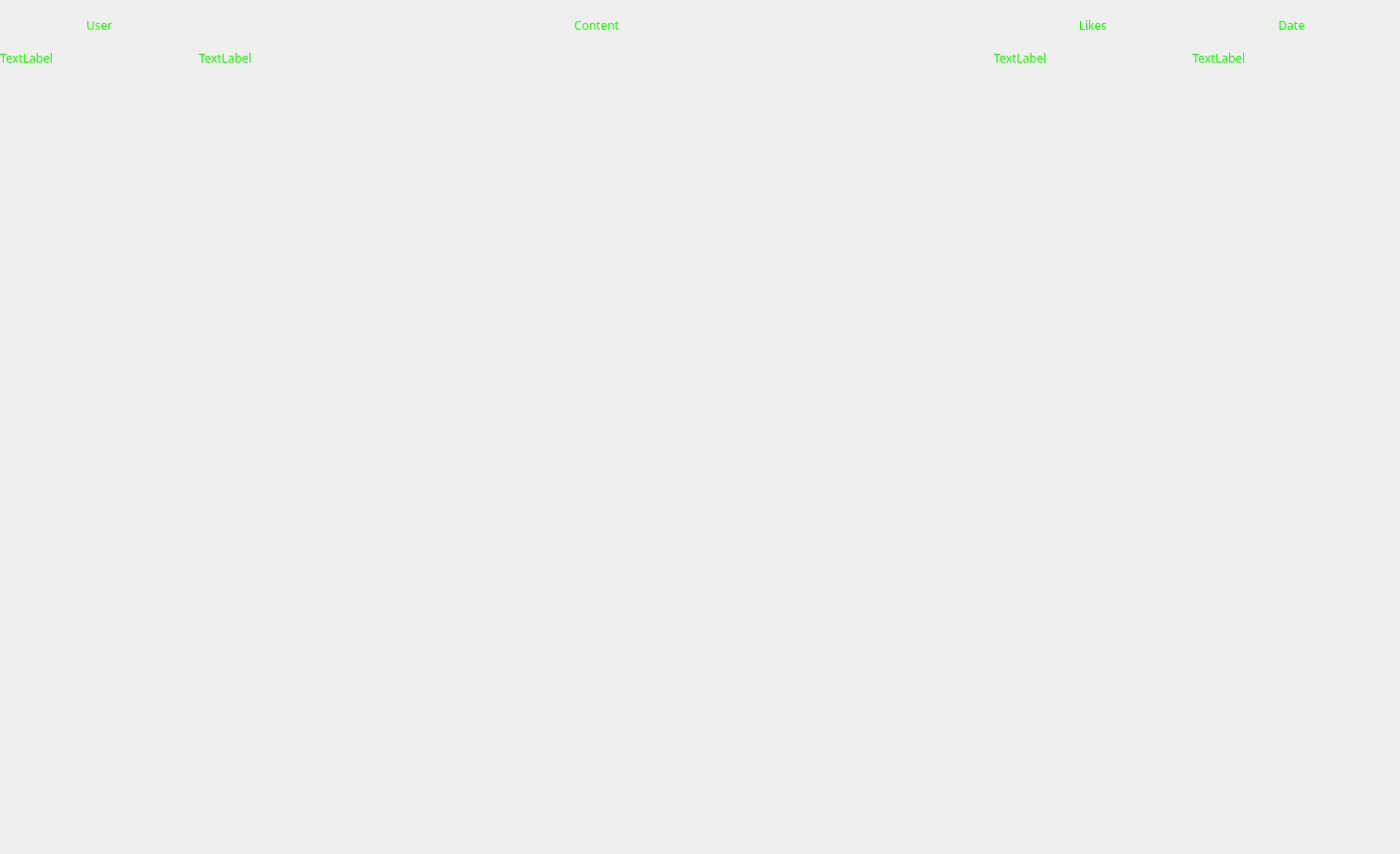
   <widget class="QWidget" name="page_3">
    <widget class="QLabel" name="tweets_user">
     <property name="geometry">
      <rect>
       <x>0</x>
       <y>50</y>
       <width>200</width>
       <height>800</height>
      </rect>
     </property>
     <property name="palette">
      <palette>
       <active>
        <colorrole role="WindowText">
         <brush brushstyle="SolidPattern">
          <color alpha="255">
           <red>26</red>
           <green>255</green>
           <blue>0</blue>
          </color>
         </brush>
        </colorrole>
        <colorrole role="Text">
         <brush brushstyle="SolidPattern">
          <color alpha="255">
           <red>26</red>
           <green>255</green>
           <blue>0</blue>
          </color>
         </brush>
        </colorrole>
        <colorrole role="ToolTipText">
         <brush brushstyle="SolidPattern">
          <color alpha="255">
           <red>26</red>
           <green>255</green>
           <blue>0</blue>
          </color>
         </brush>
        </colorrole>
        <colorrole role="PlaceholderText">
         <brush brushstyle="SolidPattern">
          <color alpha="128">
           <red>26</red>
           <green>255</green>
           <blue>0</blue>
          </color>
         </brush>
        </colorrole>
       </active>
       <inactive>
        <colorrole role="WindowText">
         <brush brushstyle="SolidPattern">
          <color alpha="255">
           <red>26</red>
           <green>255</green>
           <blue>0</blue>
          </color>
         </brush>
        </colorrole>
        <colorrole role="Text">
         <brush brushstyle="SolidPattern">
          <color alpha="255">
           <red>26</red>
           <green>255</green>
           <blue>0</blue>
          </color>
         </brush>
        </colorrole>
        <colorrole role="ToolTipText">
         <brush brushstyle="SolidPattern">
          <color alpha="255">
           <red>26</red>
           <green>255</green>
           <blue>0</blue>
          </color>
         </brush>
        </colorrole>
        <colorrole role="PlaceholderText">
         <brush brushstyle="SolidPattern">
          <color alpha="128">
           <red>26</red>
           <green>255</green>
           <blue>0</blue>
          </color>
         </brush>
        </colorrole>
       </inactive>
       <disabled>
        <colorrole role="WindowText">
         <brush brushstyle="SolidPattern">
          <color alpha="255">
           <red>120</red>
           <green>120</green>
           <blue>120</blue>
          </color>
         </brush>
        </colorrole>
        <colorrole role="Text">
         <brush brushstyle="SolidPattern">
          <color alpha="255">
           <red>120</red>
           <green>120</green>
           <blue>120</blue>
          </color>
         </brush>
        </colorrole>
        <colorrole role="ToolTipText">
         <brush brushstyle="SolidPattern">
          <color alpha="255">
           <red>26</red>
           <green>255</green>
           <blue>0</blue>
          </color>
         </brush>
        </colorrole>
        <colorrole role="PlaceholderText">
         <brush brushstyle="SolidPattern">
          <color alpha="128">
           <red>0</red>
           <green>0</green>
           <blue>0</blue>
          </color>
         </brush>
        </colorrole>
       </disabled>
      </palette>
     </property>
     <property name="font">
      <font>
       <family>Noto Sans</family>
      </font>
     </property>
     <property name="text">
      <string>TextLabel</string>
     </property>
     <property name="alignment">
      <set>Qt::AlignLeading|Qt::AlignLeft|Qt::AlignTop</set>
     </property>
    </widget>
    <widget class="QLabel" name="tweets_content">
     <property name="geometry">
      <rect>
       <x>200</x>
       <y>50</y>
       <width>800</width>
       <height>800</height>
      </rect>
     </property>
     <property name="palette">
      <palette>
       <active>
        <colorrole role="WindowText">
         <brush brushstyle="SolidPattern">
          <color alpha="255">
           <red>26</red>
           <green>255</green>
           <blue>0</blue>
          </color>
         </brush>
        </colorrole>
        <colorrole role="Text">
         <brush brushstyle="SolidPattern">
          <color alpha="255">
           <red>26</red>
           <green>255</green>
           <blue>0</blue>
          </color>
         </brush>
        </colorrole>
        <colorrole role="ToolTipText">
         <brush brushstyle="SolidPattern">
          <color alpha="255">
           <red>26</red>
           <green>255</green>
           <blue>0</blue>
          </color>
         </brush>
        </colorrole>
        <colorrole role="PlaceholderText">
         <brush brushstyle="SolidPattern">
          <color alpha="128">
           <red>26</red>
           <green>255</green>
           <blue>0</blue>
          </color>
         </brush>
        </colorrole>
       </active>
       <inactive>
        <colorrole role="WindowText">
         <brush brushstyle="SolidPattern">
          <color alpha="255">
           <red>26</red>
           <green>255</green>
           <blue>0</blue>
          </color>
         </brush>
        </colorrole>
        <colorrole role="Text">
         <brush brushstyle="SolidPattern">
          <color alpha="255">
           <red>26</red>
           <green>255</green>
           <blue>0</blue>
          </color>
         </brush>
        </colorrole>
        <colorrole role="ToolTipText">
         <brush brushstyle="SolidPattern">
          <color alpha="255">
           <red>26</red>
           <green>255</green>
           <blue>0</blue>
          </color>
         </brush>
        </colorrole>
        <colorrole role="PlaceholderText">
         <brush brushstyle="SolidPattern">
          <color alpha="128">
           <red>26</red>
           <green>255</green>
           <blue>0</blue>
          </color>
         </brush>
        </colorrole>
       </inactive>
       <disabled>
        <colorrole role="WindowText">
         <brush brushstyle="SolidPattern">
          <color alpha="255">
           <red>120</red>
           <green>120</green>
           <blue>120</blue>
          </color>
         </brush>
        </colorrole>
        <colorrole role="Text">
         <brush brushstyle="SolidPattern">
          <color alpha="255">
           <red>120</red>
           <green>120</green>
           <blue>120</blue>
          </color>
         </brush>
        </colorrole>
        <colorrole role="ToolTipText">
         <brush brushstyle="SolidPattern">
          <color alpha="255">
           <red>26</red>
           <green>255</green>
           <blue>0</blue>
          </color>
         </brush>
        </colorrole>
        <colorrole role="PlaceholderText">
         <brush brushstyle="SolidPattern">
          <color alpha="128">
           <red>0</red>
           <green>0</green>
           <blue>0</blue>
          </color>
         </brush>
        </colorrole>
       </disabled>
      </palette>
     </property>
     <property name="font">
      <font>
       <family>Noto Sans</family>
      </font>
     </property>
     <property name="text">
      <string>TextLabel</string>
     </property>
     <property name="alignment">
      <set>Qt::AlignLeading|Qt::AlignLeft|Qt::AlignTop</set>
     </property>
    </widget>
    <widget class="QLabel" name="tweets_likes">
     <property name="geometry">
      <rect>
       <x>1000</x>
       <y>50</y>
       <width>200</width>
       <height>800</height>
      </rect>
     </property>
     <property name="palette">
      <palette>
       <active>
        <colorrole role="WindowText">
         <brush brushstyle="SolidPattern">
          <color alpha="255">
           <red>26</red>
           <green>255</green>
           <blue>0</blue>
          </color>
         </brush>
        </colorrole>
        <colorrole role="Text">
         <brush brushstyle="SolidPattern">
          <color alpha="255">
           <red>26</red>
           <green>255</green>
           <blue>0</blue>
          </color>
         </brush>
        </colorrole>
        <colorrole role="ToolTipText">
         <brush brushstyle="SolidPattern">
          <color alpha="255">
           <red>26</red>
           <green>255</green>
           <blue>0</blue>
          </color>
         </brush>
        </colorrole>
        <colorrole role="PlaceholderText">
         <brush brushstyle="SolidPattern">
          <color alpha="128">
           <red>26</red>
           <green>255</green>
           <blue>0</blue>
          </color>
         </brush>
        </colorrole>
       </active>
       <inactive>
        <colorrole role="WindowText">
         <brush brushstyle="SolidPattern">
          <color alpha="255">
           <red>26</red>
           <green>255</green>
           <blue>0</blue>
          </color>
         </brush>
        </colorrole>
        <colorrole role="Text">
         <brush brushstyle="SolidPattern">
          <color alpha="255">
           <red>26</red>
           <green>255</green>
           <blue>0</blue>
          </color>
         </brush>
        </colorrole>
        <colorrole role="ToolTipText">
         <brush brushstyle="SolidPattern">
          <color alpha="255">
           <red>26</red>
           <green>255</green>
           <blue>0</blue>
          </color>
         </brush>
        </colorrole>
        <colorrole role="PlaceholderText">
         <brush brushstyle="SolidPattern">
          <color alpha="128">
           <red>26</red>
           <green>255</green>
           <blue>0</blue>
          </color>
         </brush>
        </colorrole>
       </inactive>
       <disabled>
        <colorrole role="WindowText">
         <brush brushstyle="SolidPattern">
          <color alpha="255">
           <red>120</red>
           <green>120</green>
           <blue>120</blue>
          </color>
         </brush>
        </colorrole>
        <colorrole role="Text">
         <brush brushstyle="SolidPattern">
          <color alpha="255">
           <red>120</red>
           <green>120</green>
           <blue>120</blue>
          </color>
         </brush>
        </colorrole>
        <colorrole role="ToolTipText">
         <brush brushstyle="SolidPattern">
          <color alpha="255">
           <red>26</red>
           <green>255</green>
           <blue>0</blue>
          </color>
         </brush>
        </colorrole>
        <colorrole role="PlaceholderText">
         <brush brushstyle="SolidPattern">
          <color alpha="128">
           <red>0</red>
           <green>0</green>
           <blue>0</blue>
          </color>
         </brush>
        </colorrole>
       </disabled>
      </palette>
     </property>
     <property name="font">
      <font>
       <family>Noto Sans</family>
      </font>
     </property>
     <property name="text">
      <string>TextLabel</string>
     </property>
     <property name="alignment">
      <set>Qt::AlignLeading|Qt::AlignLeft|Qt::AlignTop</set>
     </property>
    </widget>
    <widget class="QLabel" name="tweets_user_label">
     <property name="geometry">
      <rect>
       <x>0</x>
       <y>0</y>
       <width>200</width>
       <height>50</height>
      </rect>
     </property>
     <property name="palette">
      <palette>
       <active>
        <colorrole role="WindowText">
         <brush brushstyle="SolidPattern">
          <color alpha="255">
           <red>26</red>
           <green>255</green>
           <blue>0</blue>
          </color>
         </brush>
        </colorrole>
        <colorrole role="Text">
         <brush brushstyle="SolidPattern">
          <color alpha="255">
           <red>26</red>
           <green>255</green>
           <blue>0</blue>
          </color>
         </brush>
        </colorrole>
        <colorrole role="ToolTipText">
         <brush brushstyle="SolidPattern">
          <color alpha="255">
           <red>26</red>
           <green>255</green>
           <blue>0</blue>
          </color>
         </brush>
        </colorrole>
        <colorrole role="PlaceholderText">
         <brush brushstyle="SolidPattern">
          <color alpha="128">
           <red>26</red>
           <green>255</green>
           <blue>0</blue>
          </color>
         </brush>
        </colorrole>
       </active>
       <inactive>
        <colorrole role="WindowText">
         <brush brushstyle="SolidPattern">
          <color alpha="255">
           <red>26</red>
           <green>255</green>
           <blue>0</blue>
          </color>
         </brush>
        </colorrole>
        <colorrole role="Text">
         <brush brushstyle="SolidPattern">
          <color alpha="255">
           <red>26</red>
           <green>255</green>
           <blue>0</blue>
          </color>
         </brush>
        </colorrole>
        <colorrole role="ToolTipText">
         <brush brushstyle="SolidPattern">
          <color alpha="255">
           <red>26</red>
           <green>255</green>
           <blue>0</blue>
          </color>
         </brush>
        </colorrole>
        <colorrole role="PlaceholderText">
         <brush brushstyle="SolidPattern">
          <color alpha="128">
           <red>26</red>
           <green>255</green>
           <blue>0</blue>
          </color>
         </brush>
        </colorrole>
       </inactive>
       <disabled>
        <colorrole role="WindowText">
         <brush brushstyle="SolidPattern">
          <color alpha="255">
           <red>120</red>
           <green>120</green>
           <blue>120</blue>
          </color>
         </brush>
        </colorrole>
        <colorrole role="Text">
         <brush brushstyle="SolidPattern">
          <color alpha="255">
           <red>120</red>
           <green>120</green>
           <blue>120</blue>
          </color>
         </brush>
        </colorrole>
        <colorrole role="ToolTipText">
         <brush brushstyle="SolidPattern">
          <color alpha="255">
           <red>26</red>
           <green>255</green>
           <blue>0</blue>
          </color>
         </brush>
        </colorrole>
        <colorrole role="PlaceholderText">
         <brush brushstyle="SolidPattern">
          <color alpha="128">
           <red>0</red>
           <green>0</green>
           <blue>0</blue>
          </color>
         </brush>
        </colorrole>
       </disabled>
      </palette>
     </property>
     <property name="font">
      <font>
       <family>Noto Sans</family>
      </font>
     </property>
     <property name="text">
      <string>User</string>
     </property>
     <property name="alignment">
      <set>Qt::AlignCenter</set>
     </property>
    </widget>
    <widget class="QLabel" name="tweets_content_label">
     <property name="geometry">
      <rect>
       <x>200</x>
       <y>0</y>
       <width>801</width>
       <height>50</height>
      </rect>
     </property>
     <property name="palette">
      <palette>
       <active>
        <colorrole role="WindowText">
         <brush brushstyle="SolidPattern">
          <color alpha="255">
           <red>26</red>
           <green>255</green>
           <blue>0</blue>
          </color>
         </brush>
        </colorrole>
        <colorrole role="Text">
         <brush brushstyle="SolidPattern">
          <color alpha="255">
           <red>26</red>
           <green>255</green>
           <blue>0</blue>
          </color>
         </brush>
        </colorrole>
        <colorrole role="ToolTipText">
         <brush brushstyle="SolidPattern">
          <color alpha="255">
           <red>26</red>
           <green>255</green>
           <blue>0</blue>
          </color>
         </brush>
        </colorrole>
        <colorrole role="PlaceholderText">
         <brush brushstyle="SolidPattern">
          <color alpha="128">
           <red>26</red>
           <green>255</green>
           <blue>0</blue>
          </color>
         </brush>
        </colorrole>
       </active>
       <inactive>
        <colorrole role="WindowText">
         <brush brushstyle="SolidPattern">
          <color alpha="255">
           <red>26</red>
           <green>255</green>
           <blue>0</blue>
          </color>
         </brush>
        </colorrole>
        <colorrole role="Text">
         <brush brushstyle="SolidPattern">
          <color alpha="255">
           <red>26</red>
           <green>255</green>
           <blue>0</blue>
          </color>
         </brush>
        </colorrole>
        <colorrole role="ToolTipText">
         <brush brushstyle="SolidPattern">
          <color alpha="255">
           <red>26</red>
           <green>255</green>
           <blue>0</blue>
          </color>
         </brush>
        </colorrole>
        <colorrole role="PlaceholderText">
         <brush brushstyle="SolidPattern">
          <color alpha="128">
           <red>26</red>
           <green>255</green>
           <blue>0</blue>
          </color>
         </brush>
        </colorrole>
       </inactive>
       <disabled>
        <colorrole role="WindowText">
         <brush brushstyle="SolidPattern">
          <color alpha="255">
           <red>120</red>
           <green>120</green>
           <blue>120</blue>
          </color>
         </brush>
        </colorrole>
        <colorrole role="Text">
         <brush brushstyle="SolidPattern">
          <color alpha="255">
           <red>120</red>
           <green>120</green>
           <blue>120</blue>
          </color>
         </brush>
        </colorrole>
        <colorrole role="ToolTipText">
         <brush brushstyle="SolidPattern">
          <color alpha="255">
           <red>26</red>
           <green>255</green>
           <blue>0</blue>
          </color>
         </brush>
        </colorrole>
        <colorrole role="PlaceholderText">
         <brush brushstyle="SolidPattern">
          <color alpha="128">
           <red>0</red>
           <green>0</green>
           <blue>0</blue>
          </color>
         </brush>
        </colorrole>
       </disabled>
      </palette>
     </property>
     <property name="font">
      <font>
       <family>Noto Sans</family>
      </font>
     </property>
     <property name="text">
      <string>Content</string>
     </property>
     <property name="alignment">
      <set>Qt::AlignCenter</set>
     </property>
    </widget>
    <widget class="QLabel" name="tweets_likes_label">
     <property name="geometry">
      <rect>
       <x>1000</x>
       <y>0</y>
       <width>200</width>
       <height>50</height>
      </rect>
     </property>
     <property name="palette">
      <palette>
       <active>
        <colorrole role="WindowText">
         <brush brushstyle="SolidPattern">
          <color alpha="255">
           <red>26</red>
           <green>255</green>
           <blue>0</blue>
          </color>
         </brush>
        </colorrole>
        <colorrole role="Text">
         <brush brushstyle="SolidPattern">
          <color alpha="255">
           <red>26</red>
           <green>255</green>
           <blue>0</blue>
          </color>
         </brush>
        </colorrole>
        <colorrole role="ToolTipText">
         <brush brushstyle="SolidPattern">
          <color alpha="255">
           <red>26</red>
           <green>255</green>
           <blue>0</blue>
          </color>
         </brush>
        </colorrole>
        <colorrole role="PlaceholderText">
         <brush brushstyle="SolidPattern">
          <color alpha="128">
           <red>26</red>
           <green>255</green>
           <blue>0</blue>
          </color>
         </brush>
        </colorrole>
       </active>
       <inactive>
        <colorrole role="WindowText">
         <brush brushstyle="SolidPattern">
          <color alpha="255">
           <red>26</red>
           <green>255</green>
           <blue>0</blue>
          </color>
         </brush>
        </colorrole>
        <colorrole role="Text">
         <brush brushstyle="SolidPattern">
          <color alpha="255">
           <red>26</red>
           <green>255</green>
           <blue>0</blue>
          </color>
         </brush>
        </colorrole>
        <colorrole role="ToolTipText">
         <brush brushstyle="SolidPattern">
          <color alpha="255">
           <red>26</red>
           <green>255</green>
           <blue>0</blue>
          </color>
         </brush>
        </colorrole>
        <colorrole role="PlaceholderText">
         <brush brushstyle="SolidPattern">
          <color alpha="128">
           <red>26</red>
           <green>255</green>
           <blue>0</blue>
          </color>
         </brush>
        </colorrole>
       </inactive>
       <disabled>
        <colorrole role="WindowText">
         <brush brushstyle="SolidPattern">
          <color alpha="255">
           <red>120</red>
           <green>120</green>
           <blue>120</blue>
          </color>
         </brush>
        </colorrole>
        <colorrole role="Text">
         <brush brushstyle="SolidPattern">
          <color alpha="255">
           <red>120</red>
           <green>120</green>
           <blue>120</blue>
          </color>
         </brush>
        </colorrole>
        <colorrole role="ToolTipText">
         <brush brushstyle="SolidPattern">
          <color alpha="255">
           <red>26</red>
           <green>255</green>
           <blue>0</blue>
          </color>
         </brush>
        </colorrole>
        <colorrole role="PlaceholderText">
         <brush brushstyle="SolidPattern">
          <color alpha="128">
           <red>0</red>
           <green>0</green>
           <blue>0</blue>
          </color>
         </brush>
        </colorrole>
       </disabled>
      </palette>
     </property>
     <property name="font">
      <font>
       <family>Noto Sans</family>
      </font>
     </property>
     <property name="text">
      <string>Likes</string>
     </property>
     <property name="alignment">
      <set>Qt::AlignCenter</set>
     </property>
    </widget>
    <widget class="QLabel" name="tweets_date">
     <property name="geometry">
      <rect>
       <x>1200</x>
       <y>50</y>
       <width>200</width>
       <height>800</height>
      </rect>
     </property>
     <property name="palette">
      <palette>
       <active>
        <colorrole role="WindowText">
         <brush brushstyle="SolidPattern">
          <color alpha="255">
           <red>26</red>
           <green>255</green>
           <blue>0</blue>
          </color>
         </brush>
        </colorrole>
        <colorrole role="Text">
         <brush brushstyle="SolidPattern">
          <color alpha="255">
           <red>26</red>
           <green>255</green>
           <blue>0</blue>
          </color>
         </brush>
        </colorrole>
        <colorrole role="ToolTipText">
         <brush brushstyle="SolidPattern">
          <color alpha="255">
           <red>26</red>
           <green>255</green>
           <blue>0</blue>
          </color>
         </brush>
        </colorrole>
        <colorrole role="PlaceholderText">
         <brush brushstyle="SolidPattern">
          <color alpha="128">
           <red>26</red>
           <green>255</green>
           <blue>0</blue>
          </color>
         </brush>
        </colorrole>
       </active>
       <inactive>
        <colorrole role="WindowText">
         <brush brushstyle="SolidPattern">
          <color alpha="255">
           <red>26</red>
           <green>255</green>
           <blue>0</blue>
          </color>
         </brush>
        </colorrole>
        <colorrole role="Text">
         <brush brushstyle="SolidPattern">
          <color alpha="255">
           <red>26</red>
           <green>255</green>
           <blue>0</blue>
          </color>
         </brush>
        </colorrole>
        <colorrole role="ToolTipText">
         <brush brushstyle="SolidPattern">
          <color alpha="255">
           <red>26</red>
           <green>255</green>
           <blue>0</blue>
          </color>
         </brush>
        </colorrole>
        <colorrole role="PlaceholderText">
         <brush brushstyle="SolidPattern">
          <color alpha="128">
           <red>26</red>
           <green>255</green>
           <blue>0</blue>
          </color>
         </brush>
        </colorrole>
       </inactive>
       <disabled>
        <colorrole role="WindowText">
         <brush brushstyle="SolidPattern">
          <color alpha="255">
           <red>120</red>
           <green>120</green>
           <blue>120</blue>
          </color>
         </brush>
        </colorrole>
        <colorrole role="Text">
         <brush brushstyle="SolidPattern">
          <color alpha="255">
           <red>120</red>
           <green>120</green>
           <blue>120</blue>
          </color>
         </brush>
        </colorrole>
        <colorrole role="ToolTipText">
         <brush brushstyle="SolidPattern">
          <color alpha="255">
           <red>26</red>
           <green>255</green>
           <blue>0</blue>
          </color>
         </brush>
        </colorrole>
        <colorrole role="PlaceholderText">
         <brush brushstyle="SolidPattern">
          <color alpha="128">
           <red>0</red>
           <green>0</green>
           <blue>0</blue>
          </color>
         </brush>
        </colorrole>
       </disabled>
      </palette>
     </property>
     <property name="font">
      <font>
       <family>Noto Sans</family>
      </font>
     </property>
     <property name="text">
      <string>TextLabel</string>
     </property>
     <property name="alignment">
      <set>Qt::AlignLeading|Qt::AlignLeft|Qt::AlignTop</set>
     </property>
    </widget>
    <widget class="QLabel" name="tweets_date_label">
     <property name="geometry">
      <rect>
       <x>1200</x>
       <y>0</y>
       <width>200</width>
       <height>50</height>
      </rect>
     </property>
     <property name="palette">
      <palette>
       <active>
        <colorrole role="WindowText">
         <brush brushstyle="SolidPattern">
          <color alpha="255">
           <red>26</red>
           <green>255</green>
           <blue>0</blue>
          </color>
         </brush>
        </colorrole>
        <colorrole role="Text">
         <brush brushstyle="SolidPattern">
          <color alpha="255">
           <red>26</red>
           <green>255</green>
           <blue>0</blue>
          </color>
         </brush>
        </colorrole>
        <colorrole role="ToolTipText">
         <brush brushstyle="SolidPattern">
          <color alpha="255">
           <red>26</red>
           <green>255</green>
           <blue>0</blue>
          </color>
         </brush>
        </colorrole>
        <colorrole role="PlaceholderText">
         <brush brushstyle="SolidPattern">
          <color alpha="128">
           <red>26</red>
           <green>255</green>
           <blue>0</blue>
          </color>
         </brush>
        </colorrole>
       </active>
       <inactive>
        <colorrole role="WindowText">
         <brush brushstyle="SolidPattern">
          <color alpha="255">
           <red>26</red>
           <green>255</green>
           <blue>0</blue>
          </color>
         </brush>
        </colorrole>
        <colorrole role="Text">
         <brush brushstyle="SolidPattern">
          <color alpha="255">
           <red>26</red>
           <green>255</green>
           <blue>0</blue>
          </color>
         </brush>
        </colorrole>
        <colorrole role="ToolTipText">
         <brush brushstyle="SolidPattern">
          <color alpha="255">
           <red>26</red>
           <green>255</green>
           <blue>0</blue>
          </color>
         </brush>
        </colorrole>
        <colorrole role="PlaceholderText">
         <brush brushstyle="SolidPattern">
          <color alpha="128">
           <red>26</red>
           <green>255</green>
           <blue>0</blue>
          </color>
         </brush>
        </colorrole>
       </inactive>
       <disabled>
        <colorrole role="WindowText">
         <brush brushstyle="SolidPattern">
          <color alpha="255">
           <red>120</red>
           <green>120</green>
           <blue>120</blue>
          </color>
         </brush>
        </colorrole>
        <colorrole role="Text">
         <brush brushstyle="SolidPattern">
          <color alpha="255">
           <red>120</red>
           <green>120</green>
           <blue>120</blue>
          </color>
         </brush>
        </colorrole>
        <colorrole role="ToolTipText">
         <brush brushstyle="SolidPattern">
          <color alpha="255">
           <red>26</red>
           <green>255</green>
           <blue>0</blue>
          </color>
         </brush>
        </colorrole>
        <colorrole role="PlaceholderText">
         <brush brushstyle="SolidPattern">
          <color alpha="128">
           <red>0</red>
           <green>0</green>
           <blue>0</blue>
          </color>
         </brush>
        </colorrole>
       </disabled>
      </palette>
     </property>
     <property name="font">
      <font>
       <family>Noto Sans</family>
      </font>
     </property>
     <property name="text">
      <string>Date</string>
     </property>
     <property name="alignment">
      <set>Qt::AlignCenter</set>
     </property>
    </widget>
   </widget>
